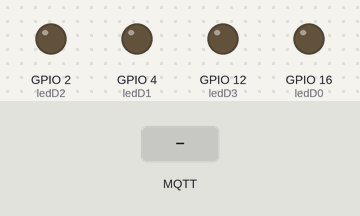
The program below on a simulated ESP8266 (NodeMCU). Parts: output pins drawn as LEDs (lit = HIGH). The test bench sets the inputs (shaded band). WiFi joins after 1.5 s; servers stay silent unless stated; no MQTT or app messages arrive unless stated; what the program prints to the serial monitor is not drawn.

Above: at 2.7 s.
2.8 s: MQTT message "on" arrives on the first subscribed topic
At 4.0 s:
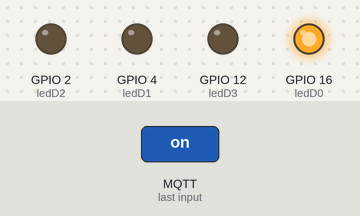
4.3 s: MQTT message "on" arrives on the second subscribed topic
At 5.1 s:
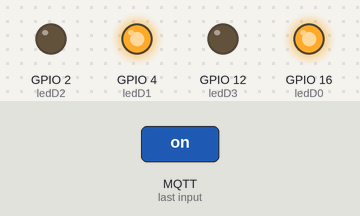
5.8 s: MQTT message "off" arrives on the first subscribed topic
At 6.3 s:
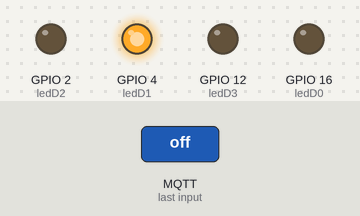
7.3 s: MQTT message "on" arrives on the third subscribed topic
At 8.5 s:
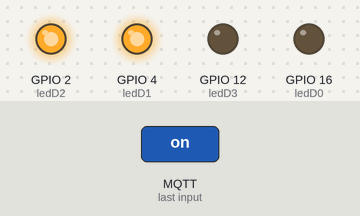
8.8 s: MQTT message "off" arrives on the second subscribed topic
At 9.7 s:
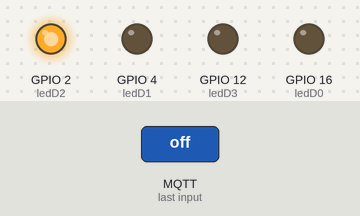
10.3 s: MQTT message "on" arrives on the first subscribed topic
At 10.9 s:
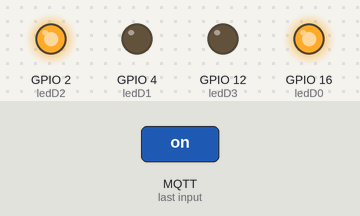
Timing chart, 0 to 12.8 s (numbered marks = the images above; inputs shaded):
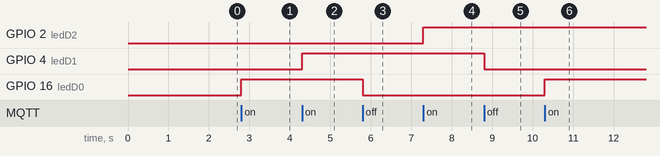

The program:

main.cpp
```cpp
#include <Arduino.h>
#include <ESP8266WiFi.h>
#include <PubSubClient.h>
#include "bridge.h"

void setup() {

  Serial.begin(115200);
  connectWiFi();
  subsConnection();
}

void loop() {

  loopConnection();
}
```

bridge.h
```cpp
#include <Arduino.h>

void connectWiFi();
void subsConnection();
void callback(String topic, byte* message, unsigned int length);
void loopConnection();
```

connectWiFi.cpp
```cpp
#include <Arduino.h>
#include <ESP8266WiFi.h>
#include "dataWiFi.h"

void connectWiFi(){

  delay(10);
  Serial.println();
  Serial.print("Conectado a: ");
  Serial.println(ssid);
  WiFi.begin(ssid, pass);

  while (WiFi.status() != WL_CONNECTED)
  {
    delay(500);
    Serial.print(".");
  }

  Serial.println("");
  Serial.print("Wifi conectado - IP: ");
  Serial.println(WiFi.localIP());
}
```

dataWiFi.h
```cpp
const char* ssid = "****"; //Name of wireless local area network
const char* pass = "****"; //Password
```

mqttConnection.cpp
```cpp
#include <Arduino.h>
#include <ESP8266WiFi.h>
#include <PubSubClient.h>

const int ledD0 = 16;
const int ledD1 = 4;
const int ledD2 = 2;
const int ledD3 = 12;

const char* mqttServer = "****"; //Server IP

WiFiClient espClient;
PubSubClient client(espClient);

void callback(String topic, byte* message, unsigned int length){

  Serial.print("Mensaje llegó en el topico: ");
  Serial.print(topic);
  Serial.print(". Mensaje: ");
  String messageTemp;

  for (int i = 0; i < length; i++)
  {

    Serial.print((char)message[i]);
    messageTemp += (char)message[i];
  }

  Serial.println();

  if (topic == "LED/1")
  {

    Serial.print("Led Daniel ");

    if (messageTemp == "on")
    {
      digitalWrite(ledD0, HIGH);
      Serial.print("on");
    }

    else if (messageTemp == "off")
    {
      digitalWrite(ledD0, LOW);
      Serial.print("off");
    }
    Serial.println();
  }

  if (topic == "LED/2")
  {

    Serial.print("Led Edisson ");

    if (messageTemp == "on")
    {
      digitalWrite(ledD1, HIGH);
      Serial.print("on");
    }

    else if (messageTemp == "off")
    {
      digitalWrite(ledD1, LOW);
      Serial.print("off");
    }
    Serial.println();
  }

  if (topic == "LED/3")
  {

    Serial.print("Led Jorge ");

    if (messageTemp == "on")
    {
      digitalWrite(ledD2, HIGH);
      Serial.print("on");
    }

    else if (messageTemp == "off")
    {
      digitalWrite(ledD2, LOW);
      Serial.print("off");
    }
    Serial.println();
  }

  if (topic == "LED/4")
  {

    Serial.print("Led Valentina ");

    if (messageTemp == "on")
    {
      digitalWrite(ledD3, HIGH);
      Serial.print("on");
    }

    else if (messageTemp == "off")
    {
      digitalWrite(ledD3, LOW);
      Serial.print("off");
    }
    Serial.println();
  }
}

void subsConnection(){

  pinMode(ledD0, OUTPUT);
  pinMode(ledD1, OUTPUT);
  pinMode(ledD2, OUTPUT);
  pinMode(ledD3, OUTPUT);

  Serial.print("Conectando al servidor: ");
  Serial.println(mqttServer);
  client.setServer(mqttServer, 1883);
  client.setCallback(callback);

  Serial.print("Intentando establecer conexión MQTT... ");

  if (client.connect(mqttServer)){
    Serial.println("Conectado");
  }
  else{
    Serial.print("Error ");
    Serial.print(client.state());
    Serial.println("\nIntentando reconectar en 5 segundos");
    delay(5000);
  }
    client.subscribe("LED/1");
    client.subscribe("LED/2");
    client.subscribe("LED/3");
    client.subscribe("LED/4");
}

void loopConnection(){

    client.loop();
}
```

Measured:
- after the input at 2.8 s, GPIO 16 (ledD0): LOW → HIGH at once
- after the input at 4.3 s, GPIO 4 (ledD1): LOW → HIGH at once
- after the input at 5.8 s, GPIO 16 (ledD0): HIGH → LOW at once
- after the input at 7.3 s, GPIO 2 (ledD2): LOW → HIGH at once
- after the input at 8.8 s, GPIO 4 (ledD1): HIGH → LOW at once
- after the input at 10.3 s, GPIO 16 (ledD0): LOW → HIGH at once
